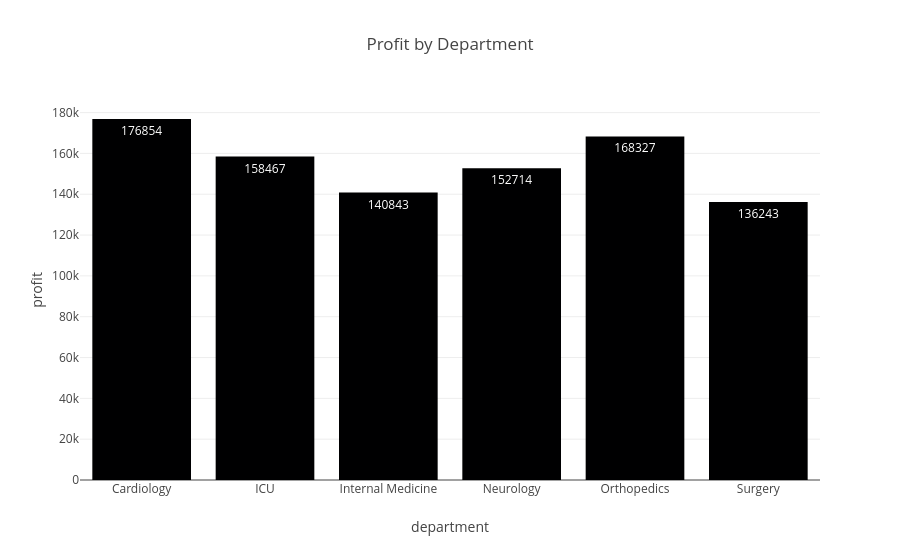
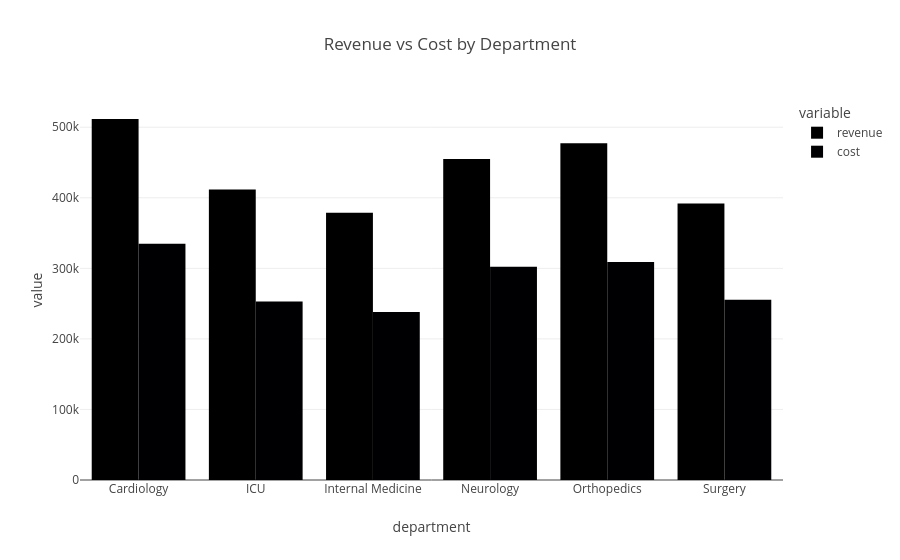
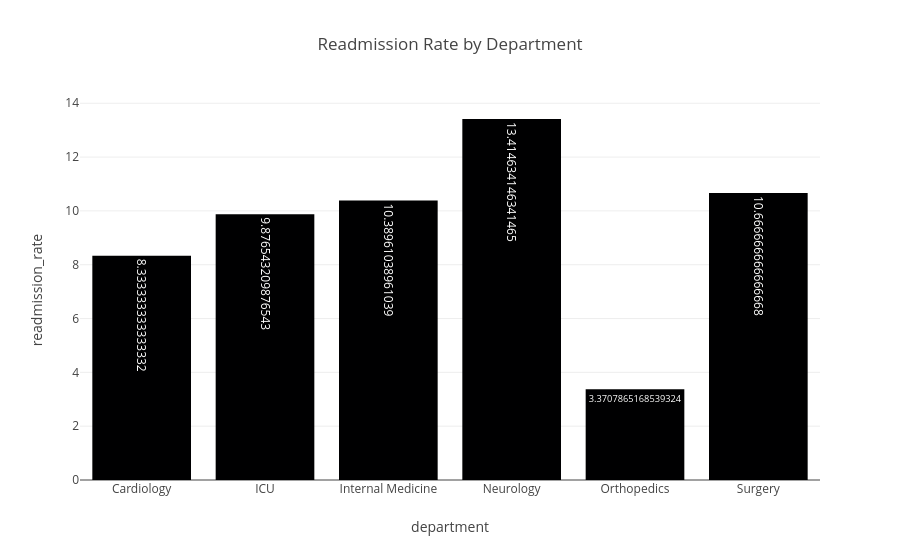
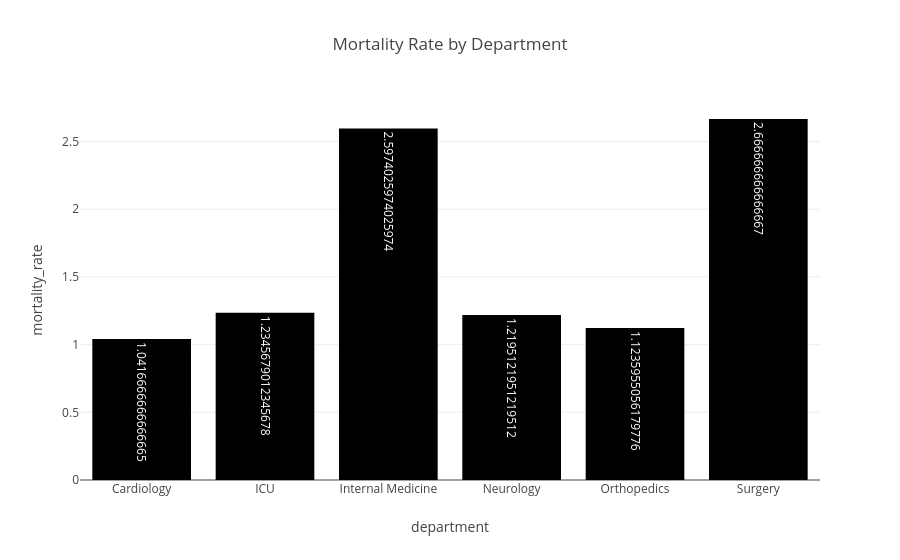

Source (notebook cell) for these figures, in order:
### Code cell
fig = px.bar(
    department_summary.reset_index(),
    x="department",
    y="profit",
    text="profit",
    title="Profit by Department"
)

fig.show()

dept_financial = department_summary.reset_index()

fig = px.bar(
    dept_financial,
    x="department",
    y=["revenue","cost"],
    barmode="group",
    title="Revenue vs Cost by Department"
)

fig.show()


fig = px.bar(
    department_summary.reset_index(),
    x="department",
    y="readmission_rate",
    text="readmission_rate",
    title="Readmission Rate by Department"
)

fig.show()


fig = px.bar(
    department_summary.reset_index(),
    x="department",
    y="mortality_rate",
    text="mortality_rate",
    title="Mortality Rate by Department"
)

fig.show()


fig = px.bar(
    score_df.reset_index(),
    x="department",
    y="weighted_score",
    text="weighted_score",
    title="Department Performance Ranking"
)

fig.show()

### Figure 1 — Plotly figure (JSON) as saved in the notebook; plotly's stock layout.template omitted (floating-point values rounded to 4 significant figures)
{"data": [{"alignmentgroup": "True", "hovertemplate": "department=%{x}<br>profit=%{text}<extra></extra>", "legendgroup": "", "marker": {"color": "#000001", "pattern": {"shape": ""}}, "name": "", "offsetgroup": "", "orientation": "v", "showlegend": false, "text": [176854, 158467, 140843, 152714, 168327, 136243], "textposition": "auto", "type": "bar", "x": ["Cardiology", "ICU", "Internal Medicine", "Neurology", "Orthopedics", "Surgery"], "xaxis": "x", "y": [176854, 158467, 140843, 152714, 168327, 136243], "yaxis": "y"}], "layout": {"barmode": "relative", "legend": {"tracegroupgap": 0}, "title": {"text": "Profit by Department"}, "xaxis": {"anchor": "y", "domain": [0, 1], "title": {"text": "department"}}, "yaxis": {"anchor": "x", "domain": [0, 1], "title": {"text": "profit"}}}}

### Figure 2 — Plotly figure (JSON) as saved in the notebook; plotly's stock layout.template omitted (floating-point values rounded to 4 significant figures)
{"data": [{"alignmentgroup": "True", "hovertemplate": "variable=revenue<br>department=%{x}<br>value=%{y}<extra></extra>", "legendgroup": "revenue", "marker": {"color": "#000001", "pattern": {"shape": ""}}, "name": "revenue", "offsetgroup": "revenue", "orientation": "v", "showlegend": true, "textposition": "auto", "type": "bar", "x": ["Cardiology", "ICU", "Internal Medicine", "Neurology", "Orthopedics", "Surgery"], "xaxis": "x", "y": [511685, 411625, 378904, 454884, 477438, 391795], "yaxis": "y"}, {"alignmentgroup": "True", "hovertemplate": "variable=cost<br>department=%{x}<br>value=%{y}<extra></extra>", "legendgroup": "cost", "marker": {"color": "#000002", "pattern": {"shape": ""}}, "name": "cost", "offsetgroup": "cost", "orientation": "v", "showlegend": true, "textposition": "auto", "type": "bar", "x": ["Cardiology", "ICU", "Internal Medicine", "Neurology", "Orthopedics", "Surgery"], "xaxis": "x", "y": [334831, 253158, 238061, 302170, 309111, 255552], "yaxis": "y"}], "layout": {"barmode": "group", "legend": {"title": {"text": "variable"}, "tracegroupgap": 0}, "title": {"text": "Revenue vs Cost by Department"}, "xaxis": {"anchor": "y", "domain": [0, 1], "title": {"text": "department"}}, "yaxis": {"anchor": "x", "domain": [0, 1], "title": {"text": "value"}}}}

### Figure 3 — Plotly figure (JSON) as saved in the notebook; plotly's stock layout.template omitted (floating-point values rounded to 4 significant figures)
{"data": [{"alignmentgroup": "True", "hovertemplate": "department=%{x}<br>readmission_rate=%{text}<extra></extra>", "legendgroup": "", "marker": {"color": "#000001", "pattern": {"shape": ""}}, "name": "", "offsetgroup": "", "orientation": "v", "showlegend": false, "text": [8.333, 9.877, 10.39, 13.41, 3.371, 10.67], "textposition": "auto", "type": "bar", "x": ["Cardiology", "ICU", "Internal Medicine", "Neurology", "Orthopedics", "Surgery"], "xaxis": "x", "y": [8.333, 9.877, 10.39, 13.41, 3.371, 10.67], "yaxis": "y"}], "layout": {"barmode": "relative", "legend": {"tracegroupgap": 0}, "title": {"text": "Readmission Rate by Department"}, "xaxis": {"anchor": "y", "domain": [0, 1], "title": {"text": "department"}}, "yaxis": {"anchor": "x", "domain": [0, 1], "title": {"text": "readmission_rate"}}}}

### Figure 4 — Plotly figure (JSON) as saved in the notebook; plotly's stock layout.template omitted (floating-point values rounded to 4 significant figures)
{"data": [{"alignmentgroup": "True", "hovertemplate": "department=%{x}<br>mortality_rate=%{text}<extra></extra>", "legendgroup": "", "marker": {"color": "#000001", "pattern": {"shape": ""}}, "name": "", "offsetgroup": "", "orientation": "v", "showlegend": false, "text": [1.042, 1.235, 2.597, 1.22, 1.124, 2.667], "textposition": "auto", "type": "bar", "x": ["Cardiology", "ICU", "Internal Medicine", "Neurology", "Orthopedics", "Surgery"], "xaxis": "x", "y": [1.042, 1.235, 2.597, 1.22, 1.124, 2.667], "yaxis": "y"}], "layout": {"barmode": "relative", "legend": {"tracegroupgap": 0}, "title": {"text": "Mortality Rate by Department"}, "xaxis": {"anchor": "y", "domain": [0, 1], "title": {"text": "department"}}, "yaxis": {"anchor": "x", "domain": [0, 1], "title": {"text": "mortality_rate"}}}}
